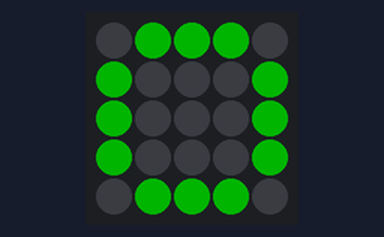
Recording of a program running on a simulated Raspberry Pi Pico running MicroPython. Shown: 5×5 RGB LED matrix. Dim RGB values are drawn brighter than linear; the 25 LEDs are laid out as on the BitDogLab board (LED 0 bottom right, every second row reversed). At 10.0 s the program stops and its outputs stay as they are.

Above: at 0.1 s.
At 1.1 s:
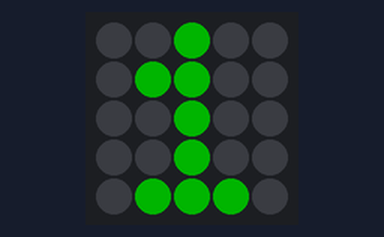
At 2.1 s:
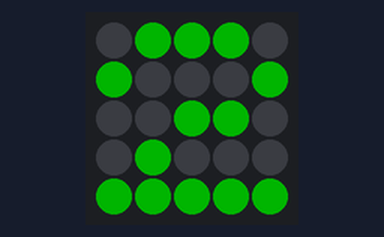
At 4.1 s:
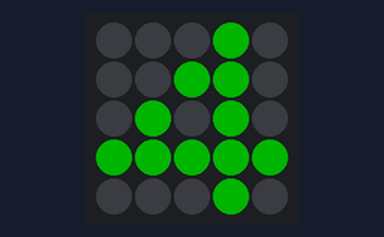
At 6.1 s:
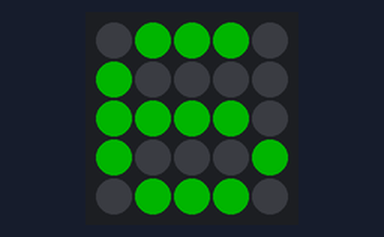
At 9.1 s:
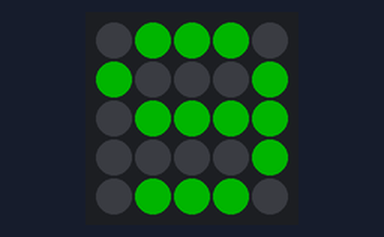

Measured:
- what the display in image 1 shows lasts 1.0 s, from 1.0 s to 2.0 s

The program:

mostrar_numero_matriz.py
```python
# mostrar_numero_matriz.py
# Mostra números de 0 a 9 na matriz 5x5
# Bloco: Mostrar número

from machine import Pin
import neopixel
import time

# Configuração do NeoPixel (matriz 5x5)
NEOPIXEL_PIN = 7
NUM_LEDS = 25

# Inicializa a matriz de LEDs
np = neopixel.NeoPixel(Pin(NEOPIXEL_PIN), NUM_LEDS)

# Matriz de mapeamento (linha, coluna) -> índice do LED
LED_MATRIX = [
    [24, 23, 22, 21, 20],
    [15, 16, 17, 18, 19],
    [14, 13, 12, 11, 10],
    [5, 6, 7, 8, 9],
    [4, 3, 2, 1, 0]
]

# Padrões de números 0-9 para matriz 5x5
# Cada número é uma matriz 5x5 onde 1 = LED aceso, 0 = LED apagado
NUMEROS = {
    0: [
        [0, 1, 1, 1, 0],
        [1, 0, 0, 0, 1],
        [1, 0, 0, 0, 1],
        [1, 0, 0, 0, 1],
        [0, 1, 1, 1, 0]
    ],
    1: [
        [0, 0, 1, 0, 0],
        [0, 1, 1, 0, 0],
        [0, 0, 1, 0, 0],
        [0, 0, 1, 0, 0],
        [0, 1, 1, 1, 0]
    ],
    2: [
        [0, 1, 1, 1, 0],
        [1, 0, 0, 0, 1],
        [0, 0, 1, 1, 0],
        [0, 1, 0, 0, 0],
        [1, 1, 1, 1, 1]
    ],
    3: [
        [1, 1, 1, 1, 0],
        [0, 0, 0, 0, 1],
        [0, 1, 1, 1, 0],
        [0, 0, 0, 0, 1],
        [1, 1, 1, 1, 0]
    ],
    4: [
        [0, 0, 0, 1, 0],
        [0, 0, 1, 1, 0],
        [0, 1, 0, 1, 0],
        [1, 1, 1, 1, 1],
        [0, 0, 0, 1, 0]
    ],
    5: [
        [1, 1, 1, 1, 1],
        [1, 0, 0, 0, 0],
        [1, 1, 1, 1, 0],
        [0, 0, 0, 0, 1],
        [1, 1, 1, 1, 0]
    ],
    6: [
        [0, 1, 1, 1, 0],
        [1, 0, 0, 0, 0],
        [1, 1, 1, 1, 0],
        [1, 0, 0, 0, 1],
        [0, 1, 1, 1, 0]
    ],
    7: [
        [1, 1, 1, 1, 1],
        [0, 0, 0, 0, 1],
        [0, 0, 0, 1, 0],
        [0, 0, 1, 0, 0],
        [0, 1, 0, 0, 0]
    ],
    8: [
        [0, 1, 1, 1, 0],
        [1, 0, 0, 0, 1],
        [0, 1, 1, 1, 0],
        [1, 0, 0, 0, 1],
        [0, 1, 1, 1, 0]
    ],
    9: [
        [0, 1, 1, 1, 0],
        [1, 0, 0, 0, 1],
        [0, 1, 1, 1, 1],
        [0, 0, 0, 0, 1],
        [0, 1, 1, 1, 0]
    ]
}

def mostrar_numero(numero, cor, brilho=30):
    """
    Mostra um número na matriz 5x5.

    Args:
        numero: Número de 0 a 9
        cor: Tupla (R, G, B) com valores de 0 a 255
        brilho: Intensidade de 0 a 100
    """
    if numero not in NUMEROS:
        return

    padrao = NUMEROS[numero]
    intensidade = brilho / 100 * 0.5

 # Limpa a matriz
    for i in range(25):
        np[i] = (0, 0, 0)

 # Acende os LEDs conforme o padrão
    for linha in range(5):
        for coluna in range(5):
            if padrao[linha][coluna] == 1:
                led_index = LED_MATRIX[linha][coluna]
                r = int(cor[0] * intensidade)
                g = int(cor[1] * intensidade)
                b = int(cor[2] * intensidade)
                np[led_index] = (r, g, b)

    np.write()

# Exemplo de uso
if __name__ == "__main__":
 # Mostra números de 0 a 9
    for n in range(10):
        mostrar_numero(n, (0, 255, 0), 50)
        time.sleep(1)

 # Desliga a matriz
    for i in range(25):
        np[i] = (0, 0, 0)
    np.write()
```
